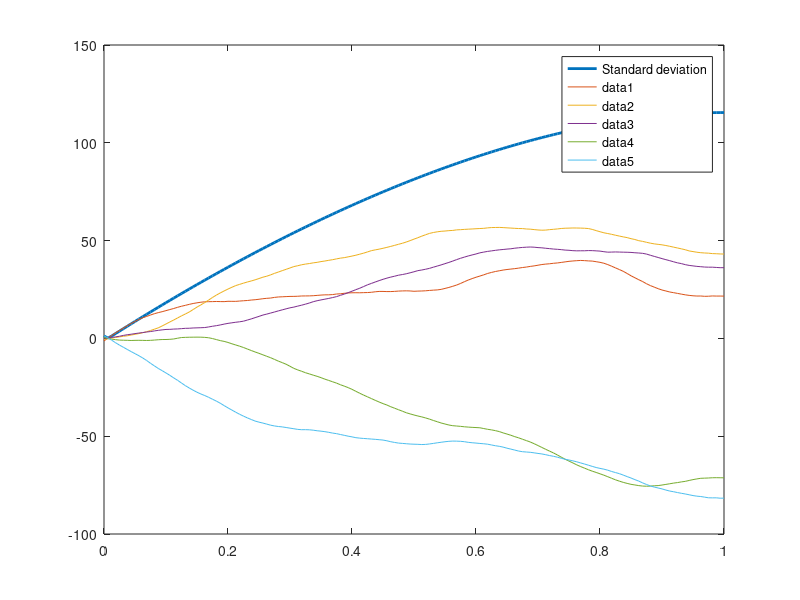

Reproduce this figure in MATLAB.
clear all
% Tan Bui-Thanh, April 2012
% Institute for computational engineering and sciences
% The University of Texas at Austin
% tanbui@ices.utexas.edu

% Prior elicitation

rand('state',20);
randn('state',18);

% standard deviation of the innovation
gamma = 0.05;

% Mesh
n = 160;
s = linspace(0,1,n+1)';

%%%%% LAMBDA VALUES
lam = 0.5*ones(n,1); % zero dirichlet boundaries
% lam = 0.5*ones(n,1); lam(1) = 0; lam(end) = 0; % neumann boundaries
%lam = (0:1:n-1)/n;

delta0 = 0.01;
deltan = 0.01;

%-----------------------------------------------------------------
% Construct the L_D matrix
d = ones(n+1, 1); d(1) = delta0;
L_D = gallery('tridiag',-lam, d, lam -1);
L_D(end, end-1) = -1;

% Generate a few standard normal random vectors
nv = 5;
xn = randn(n+1,nv);

% you should never do this, but we do it anyway for convenience
L_Dinv = inv(L_D);

% random prior draws
x = gamma * (L_Dinv * xn);

% compute the pointwise variance
Dev = sqrt(gamma^2 * diag(L_Dinv * L_Dinv'));

figure
axes('fontsize',12);
plot(s,Dev,'linewidth',2)
legend('Standard deviation','location','best')
hold on
plot(s,x)

